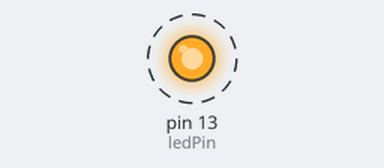
Recording of a sketch running on a simulated Arduino Uno, built with avr-gcc and run on an emulated ATmega328P. Shown: output pins drawn as LEDs (lit = HIGH). Dashed ring = blinking. What the sketch prints to the serial monitor is not drawn.

Above: at 0.5 s.
Timing chart, 0 to 4.6 s (numbered marks = the images above):
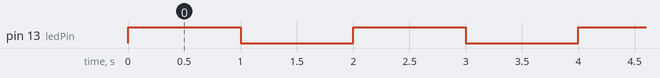

Measured:
- by itself, pin 13 (ledPin): alternates HIGH for 1.0 s and LOW for 1.0 s

The sketch:

blink_LED_671116.ino
```cpp
// LED blinking function for Sensor Systems, which was written by Akshay Kumar, 671116

int ledPin = 13; //Delcaring the pin number of the LED

void setup() {

// Defining the LED to be an output
  pinMode(ledPin, OUTPUT);
  // Begin the serial printing
  Serial.begin(9600);
  Serial.print("Serial Monitor of Akshay, 671116 ");
  Serial.print("\n");
}

void loop() {
  // This will tell the LED to turn on
  digitalWrite(ledPin, HIGH);
  // This will print out in the Serial Monitor
  Serial.print("Current LED Pin state: ");
  Serial.println(digitalRead(ledPin));
  // Delay the print out by 1 second
  delay(1000);
   // This will tell the LED to turn off
  digitalWrite(ledPin, LOW);
  Serial.print("Current LED Pin state: ");
  Serial.println(digitalRead(ledPin));
  delay(1000);


}
```
